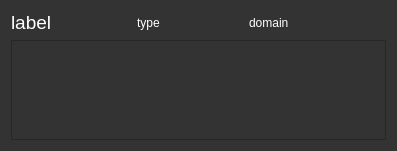
<?xml version="1.0" encoding="UTF-8"?>
<ui version="4.0">
 <class>GNG3DIParameterInfoWidget</class>
 <widget class="QWidget" name="GNG3DIParameterInfoWidget">
  <property name="geometry">
   <rect>
    <x>0</x>
    <y>0</y>
    <width>397</width>
    <height>147</height>
   </rect>
  </property>
  <property name="sizePolicy">
   <sizepolicy hsizetype="Preferred" vsizetype="Fixed">
    <horstretch>0</horstretch>
    <verstretch>0</verstretch>
   </sizepolicy>
  </property>
  <property name="windowTitle">
   <string>Form</string>
  </property>
  <property name="styleSheet">
   <string notr="true">background-color: #333333;
color: #ffffff;</string>
  </property>
  <layout class="QGridLayout" name="gridLayout">
   <item row="3" column="0" colspan="5">
    <widget class="QPlainTextEdit" name="description">
     <property name="sizePolicy">
      <sizepolicy hsizetype="Preferred" vsizetype="Minimum">
       <horstretch>0</horstretch>
       <verstretch>0</verstretch>
      </sizepolicy>
     </property>
     <property name="maximumSize">
      <size>
       <width>16777215</width>
       <height>100</height>
      </size>
     </property>
     <property name="sizeIncrement">
      <size>
       <width>0</width>
       <height>0</height>
      </size>
     </property>
     <property name="documentTitle">
      <string/>
     </property>
     <property name="readOnly">
      <bool>true</bool>
     </property>
     <property name="plainText">
      <string/>
     </property>
    </widget>
   </item>
   <item row="1" column="4">
    <widget class="QLabel" name="domain">
     <property name="sizePolicy">
      <sizepolicy hsizetype="Expanding" vsizetype="Preferred">
       <horstretch>0</horstretch>
       <verstretch>0</verstretch>
      </sizepolicy>
     </property>
     <property name="text">
      <string>domain</string>
     </property>
    </widget>
   </item>
   <item row="1" column="0" colspan="2">
    <widget class="QLabel" name="name">
     <property name="sizePolicy">
      <sizepolicy hsizetype="Preferred" vsizetype="Fixed">
       <horstretch>0</horstretch>
       <verstretch>0</verstretch>
      </sizepolicy>
     </property>
     <property name="minimumSize">
      <size>
       <width>120</width>
       <height>0</height>
      </size>
     </property>
     <property name="maximumSize">
      <size>
       <width>50</width>
       <height>16777215</height>
      </size>
     </property>
     <property name="font">
      <font>
       <pointsize>14</pointsize>
      </font>
     </property>
     <property name="styleSheet">
      <string notr="true">color: #ffffff;</string>
     </property>
     <property name="lineWidth">
      <number>0</number>
     </property>
     <property name="text">
      <string notr="true">label</string>
     </property>
     <property name="alignment">
      <set>Qt::AlignLeading|Qt::AlignLeft|Qt::AlignVCenter</set>
     </property>
     <property name="wordWrap">
      <bool>true</bool>
     </property>
    </widget>
   </item>
   <item row="1" column="2">
    <widget class="QLabel" name="type">
     <property name="sizePolicy">
      <sizepolicy hsizetype="Expanding" vsizetype="Preferred">
       <horstretch>0</horstretch>
       <verstretch>0</verstretch>
      </sizepolicy>
     </property>
     <property name="maximumSize">
      <size>
       <width>100</width>
       <height>16777215</height>
      </size>
     </property>
     <property name="text">
      <string>type</string>
     </property>
    </widget>
   </item>
  </layout>
 </widget>
 <resources/>
 <connections/>
</ui>
